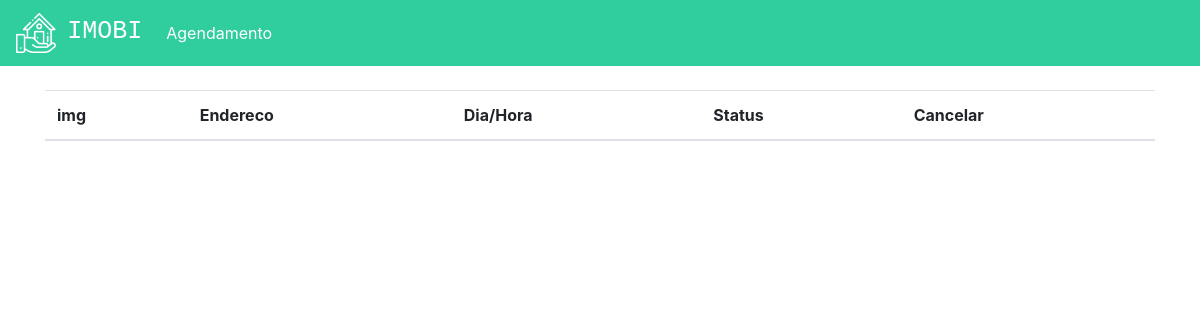
The app's page /agendamentos (signed in), older data.
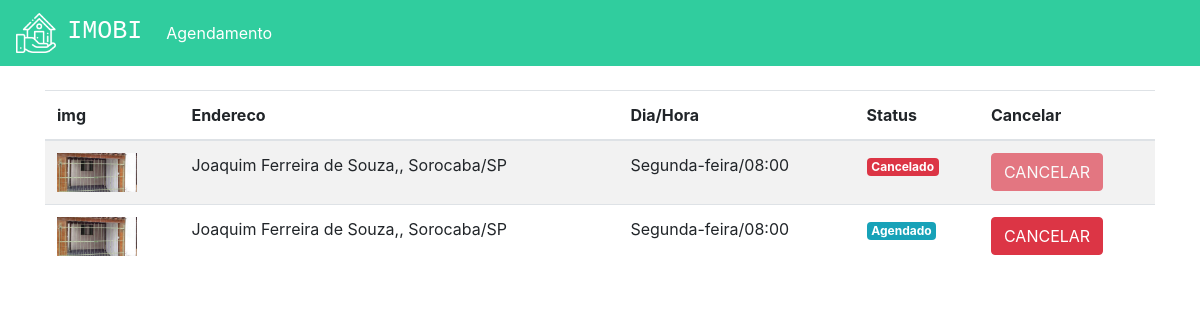
The same page, newer data.
### imobi/plataforma/models.py (models this page shows, shortened)
class Visitas(models.Model):
    choices = (('S', 'Segunda'),
                ('T', 'Terça'),
                ('Q', 'Quarta'),
                ('QI', 'Quinta'),
                ('SE', 'Sexta'),
                ('SA', 'Sabado'),
                ('D', 'Domingo'))
    choices_status = (('A', 'Agendado'),
                      ('F', 'Finalizado'),
                      ('C', 'Cancelado'))
    imovel = models.ForeignKey(Imovel, on_delete=models.DO_NOTHING)
    usuario = models.ForeignKey(User, on_delete=models.DO_NOTHING)
    dia = models.CharField(max_length=20)
    horario = models.TimeField()
    status = models.CharField(max_length=1, choices=choices_status, default="A")

class Imovel(models.Model):
    choices = (('V', 'Venda'),
               ('A', 'Aluguel'))
    choices_imovel = (('A', 'Apartamento'),
                      ('C', 'Casa'))
    imagens = models.ManyToManyField(Imagem)
    valor = models.FloatField()
    quartos = models.IntegerField()
    tamanho = models.FloatField()
    cidade = models.ForeignKey(Cidade, on_delete=models.DO_NOTHING)
    rua = models.CharField(max_length=50)
    tipo = models.CharField(max_length=1, choices=choices)
    tipo_imovel = models.CharField(max_length=1, choices=choices_imovel)
    numero = models.IntegerField()
    descricao = models.TextField()
    dias_visita = models.ManyToManyField(DiasVisita)
    horarios = models.ManyToManyField(Horario)

class Imagem(models.Model):
    img = models.ImageField(upload_to='img')
    def __str__(self) -> str:
        return self.img.url

class Cidade(models.Model):
    nome = models.CharField(max_length=30)
    def __str__(self) -> str:
        return self.nome

### imobi/plataforma/views.py (the view)
# urls.py: path('agendamentos', views.agendamentos, name="agendamentos"),
def agendamentos(request):
    visitas = Visitas.objects.filter(usuario=request.user)
    return render(request, "agendamentos.html", {'visitas': visitas})

### imobi/plataforma/templates/agendamentos.html (shortened to what this page needs)
{% extends 'base.html' %}
{% load static %}
{% block 'head' %}
<link rel="stylesheet" href="{% static 'plataforma/css/home.css' %}">
{% endblock  %}
{% block 'body' %}
    <div class="container">
        <br>
        <table class="table table-striped">
        <thead>
            <tr>
                <th scope="col">img</th>
                <th scope="col">Endereco</th>
                <th scope="col">Dia/Hora</th>
                <th scope="col">Status</th>
                <th scope="col">Cancelar</th>
            </tr>
        </thead>
        <tbody>
            {% for visita in visitas %}
                <tr>
                    <th><img width="80" src="{{visita.imovel.imagens.all.0}}"></th>
                    <td>{{visita.imovel.rua}}, {{visita.imovel.cidade}}</td>
                    <td>{{visita.dia}}/{{visita.horario}}</td>
                    <td>
                        {% if visita.status == "A" %}
                            <span class="badge badge-info">Agendado</span>
                        {% endif %}
                        {% if visita.status == "C" %}
                            <span class="badge badge-danger">Cancelado</span>
                        {% endif %}
                    </td>
                    <td>
                        {% if visita.status == "A" %}
                            <a href="{% url 'cancelar_agendamento' visita.id %}" class="btn btn-danger">CANCELAR</a>
                        {% else %}
                            <a href="{% url 'cancelar_agendamento' visita.id %}" class="btn btn-danger disabled">CANCELAR</a>
                        {% endif %}
                    </td>
                </tr>
            {% endfor %}
        </tbody>
    </table>
    </div>
{% endblock  %}

### templates/base.html (shortened to what this page needs)
{% load static %}
<!doctype html>
<html lang="pt-BR">
    <head>
        {% block 'head' %}{% endblock %}
        <link rel="stylesheet" href="https://cdn.jsdelivr.net/npm/bootstrap@4.6.1/dist/css/bootstrap.min.css">
    </head>
<body>
    {% if user.is_authenticated %}
        <nav class="navbar navbar-expand-lg navbar-dark bg_navbar">
            <a class="navbar-brand" href="{% url 'home' %}">
                <img width="40" src="{% static 'autenticacao/img/logo.png' %}" />
                &nbsp<h3 class="font_logo">IMOBI</h3>
            </a>
            <div class="collapse navbar-collapse" id="navbarNav">
              <ul class="navbar-nav">
                <li class="nav-item active">
                  <a class="nav-link" href="#">Agendamento</a>
                </li>
              </ul>
            </div>
        </nav>
        {% endif %}
    {% block 'body' %}   {% endblock %}
</body>
</html>

### templates/static/plataforma/css/home.css (style rules this page uses)
.bg_navbar { background-color: #30CD9E; }
.font_logo { font-family: 'Courier New', Courier, monospace; font-size: 25px; display: inline; }

Row changes from the older to the newer data that the page shows:
added Visitas: imovel.imagens.all.0 (picture), imovel.rua "Joaquim Ferreira de Souza,", imovel.cidade "Sorocaba/SP", dia "Segunda-feira", horario "08:00", status "Cancelado"
added Visitas: imovel.imagens.all.0 (picture), imovel.rua "Joaquim Ferreira de Souza,", imovel.cidade "Sorocaba/SP", dia "Segunda-feira", horario "08:00", status "Agendado"
